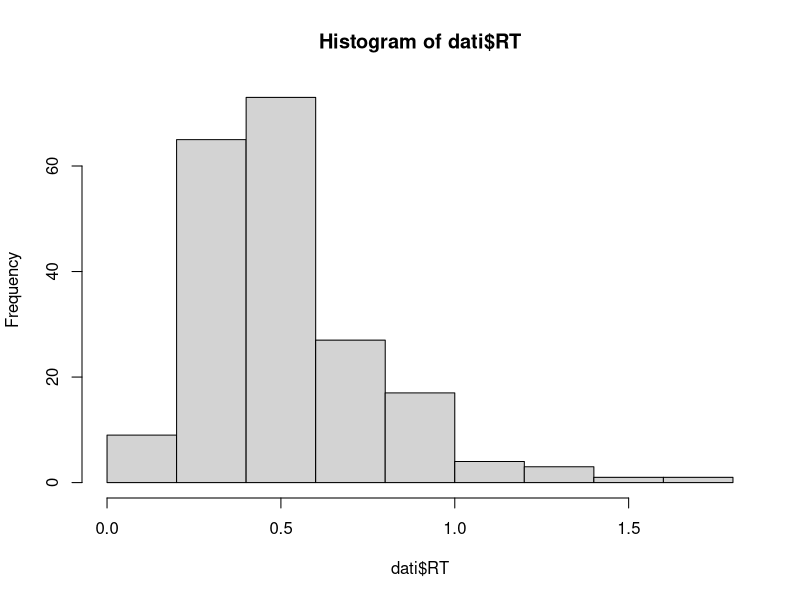

The R source for this figure:
# 1. Somma dei numeri da 1 a 30
somma = 0
for (i in 1:30) {
  somma = somma + i
}
print(somma)

# 1.1 Funzione per sommare gli elementi di un vettore
somma_vettore = function(vettore) {
  somma = 0
  for (elemento in vettore) {
    somma = somma + elemento
  }
  return(somma)
}

# 2. Funzione per calcolare la media di un vettore senza mean()
media_vettore = function(vettore) {
  somma = somma_vettore(vettore)
  return(somma / length(vettore))
}

# 3. Stampare "Pari" o "Dispari" per numeri da 1 a 10
for (i in 1:10) {
  if (i %% 2 == 0) {
    print("Pari")
  } else {
    print("Dispari")
  }
}

# 4. Stampare "R è fantastico!" 5 volte
for (i in 1:5) {
  print("R è fantastico!")
}

# 5. Contare fino a 10 con un ciclo while
contatore = 1
while (contatore <= 10) {
  print(contatore)
  contatore = contatore + 1
}

# 6. Simulare il lancio di un dado fino a ottenere 6
repeat {
  lancio = sample(1:6, 1)
  print(lancio)
  if (lancio == 6) break
}

# 7. Scorrere le colonne di iris e stampare media o tabella di frequenza
for (i in 1:ncol(iris)) {
  if (is.numeric(iris[,i])) {
    print(paste("Media di", colnames(iris)[i], ":", round(mean(iris[,i]),2)))
  } else if (is.factor(iris[,i])) {
    print(paste("Tabella di frequenza di", colnames(iris)[i], ":"))
    print(table(iris[,i]))
  }
}

# 8. Stampare i nomi delle prime 3 colonne di mtcars
for (i in 1:3) {
  print(colnames(mtcars)[i])
}

# 9. Simulare 10 valori da una distribuzione normale
for (i in 1:10) {
  print(rnorm(1, mean = 5, sd = 2))
}

# 10. Simulare tempi di reazione per due gruppi
gruppi = c("A", "B")
partecipanti = 100
dati = data.frame(Gruppo = character(), Partecipante = integer(), RT = numeric())

for (gruppo in gruppi) {
  for (partecipante in 1:partecipanti) {
    RT = ifelse(gruppo == "A", rlnorm(1, log(0.500), 0.50), rlnorm(1, log(0.450), 0.50))
    dati = rbind(dati, data.frame(Gruppo = gruppo, 
                                   Partecipante = partecipante, 
                                   RT = RT))
  }
}
print(dati)
hist(dati$RT)
